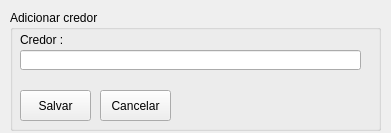
<?xml version="1.0" encoding="UTF-8"?>
<ui version="4.0">
 <class>MainWindow</class>
 <widget class="QMainWindow" name="MainWindow">
  <property name="geometry">
   <rect>
    <x>0</x>
    <y>0</y>
    <width>391</width>
    <height>133</height>
   </rect>
  </property>
  <property name="windowTitle">
   <string>Adicinar Credor</string>
  </property>
  <widget class="QWidget" name="centralwidget">
   <widget class="QGroupBox" name="groupBox">
    <property name="geometry">
     <rect>
      <x>10</x>
      <y>10</y>
      <width>371</width>
      <height>121</height>
     </rect>
    </property>
    <property name="title">
     <string>Adicionar credor</string>
    </property>
    <widget class="QLabel" name="label">
     <property name="geometry">
      <rect>
       <x>10</x>
       <y>20</y>
       <width>181</width>
       <height>20</height>
      </rect>
     </property>
     <property name="text">
      <string>Credor :</string>
     </property>
    </widget>
    <widget class="QLineEdit" name="txtCredor">
     <property name="geometry">
      <rect>
       <x>10</x>
       <y>40</y>
       <width>341</width>
       <height>20</height>
      </rect>
     </property>
    </widget>
    <widget class="QPushButton" name="btnSalvarCredor">
     <property name="geometry">
      <rect>
       <x>10</x>
       <y>80</y>
       <width>71</width>
       <height>31</height>
      </rect>
     </property>
     <property name="text">
      <string>Salvar</string>
     </property>
    </widget>
    <widget class="QPushButton" name="btnCancelar">
     <property name="geometry">
      <rect>
       <x>90</x>
       <y>80</y>
       <width>71</width>
       <height>31</height>
      </rect>
     </property>
     <property name="text">
      <string>Cancelar</string>
     </property>
    </widget>
   </widget>
  </widget>
 </widget>
 <resources/>
 <connections/>
</ui>
